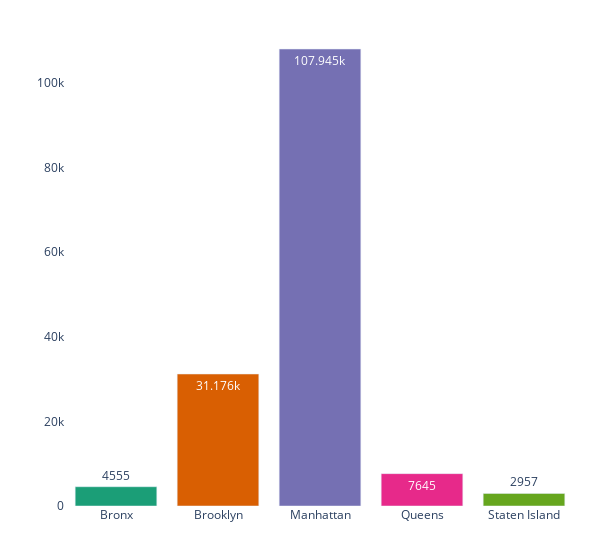

Here is the notebook cell this chart was saved with:
### Code cell
fig = px.bar(borough, 
             x='Borough', 
             y='Users',
             width=600,    
             color='Borough',
             color_discrete_sequence=px.colors.qualitative.Dark2,   
             text_auto=True)
fig.update_layout(
    showlegend=False,
    plot_bgcolor='white',
    margin=dict(l=25, r=25, t=25, b=25)    
    )
fig.update_xaxes(title_text=' ')  # Update x-axis title
fig.update_yaxes(title_text=' ')  # Update y-axis title
fig.show()

### Figure 1 — Plotly figure (JSON) as saved in the notebook; plotly's stock layout.template omitted (floating-point values rounded to 4 significant figures)
{"data": [{"alignmentgroup": "True", "hovertemplate": "Borough=%{x}<br>Users=%{y}<extra></extra>", "legendgroup": "Bronx", "marker": {"color": "rgb(27,158,119)", "pattern": {"shape": ""}}, "name": "Bronx", "offsetgroup": "Bronx", "orientation": "v", "showlegend": true, "textposition": "auto", "texttemplate": "%{y}", "type": "bar", "x": ["Bronx"], "xaxis": "x", "y": [4555], "yaxis": "y"}, {"alignmentgroup": "True", "hovertemplate": "Borough=%{x}<br>Users=%{y}<extra></extra>", "legendgroup": "Brooklyn", "marker": {"color": "rgb(217,95,2)", "pattern": {"shape": ""}}, "name": "Brooklyn", "offsetgroup": "Brooklyn", "orientation": "v", "showlegend": true, "textposition": "auto", "texttemplate": "%{y}", "type": "bar", "x": ["Brooklyn"], "xaxis": "x", "y": [31176], "yaxis": "y"}, {"alignmentgroup": "True", "hovertemplate": "Borough=%{x}<br>Users=%{y}<extra></extra>", "legendgroup": "Manhattan", "marker": {"color": "rgb(117,112,179)", "pattern": {"shape": ""}}, "name": "Manhattan", "offsetgroup": "Manhattan", "orientation": "v", "showlegend": true, "textposition": "auto", "texttemplate": "%{y}", "type": "bar", "x": ["Manhattan"], "xaxis": "x", "y": [107945], "yaxis": "y"}, {"alignmentgroup": "True", "hovertemplate": "Borough=%{x}<br>Users=%{y}<extra></extra>", "legendgroup": "Queens", "marker": {"color": "rgb(231,41,138)", "pattern": {"shape": ""}}, "name": "Queens", "offsetgroup": "Queens", "orientation": "v", "showlegend": true, "textposition": "auto", "texttemplate": "%{y}", "type": "bar", "x": ["Queens"], "xaxis": "x", "y": [7645], "yaxis": "y"}, {"alignmentgroup": "True", "hovertemplate": "Borough=%{x}<br>Users=%{y}<extra></extra>", "legendgroup": "Staten Island", "marker": {"color": "rgb(102,166,30)", "pattern": {"shape": ""}}, "name": "Staten Island", "offsetgroup": "Staten Island", "orientation": "v", "showlegend": true, "textposition": "auto", "texttemplate": "%{y}", "type": "bar", "x": ["Staten Island"], "xaxis": "x", "y": [2957], "yaxis": "y"}], "layout": {"barmode": "relative", "legend": {"title": {"text": "Borough"}, "tracegroupgap": 0}, "margin": {"b": 25, "l": 25, "r": 25, "t": 25}, "plot_bgcolor": "white", "showlegend": false, "width": 600, "xaxis": {"anchor": "y", "categoryarray": ["Bronx", "Brooklyn", "Manhattan", "Queens", "Staten Island"], "categoryorder": "array", "domain": [0, 1], "title": {"text": " "}}, "yaxis": {"anchor": "x", "domain": [0, 1], "title": {"text": " "}}}}
